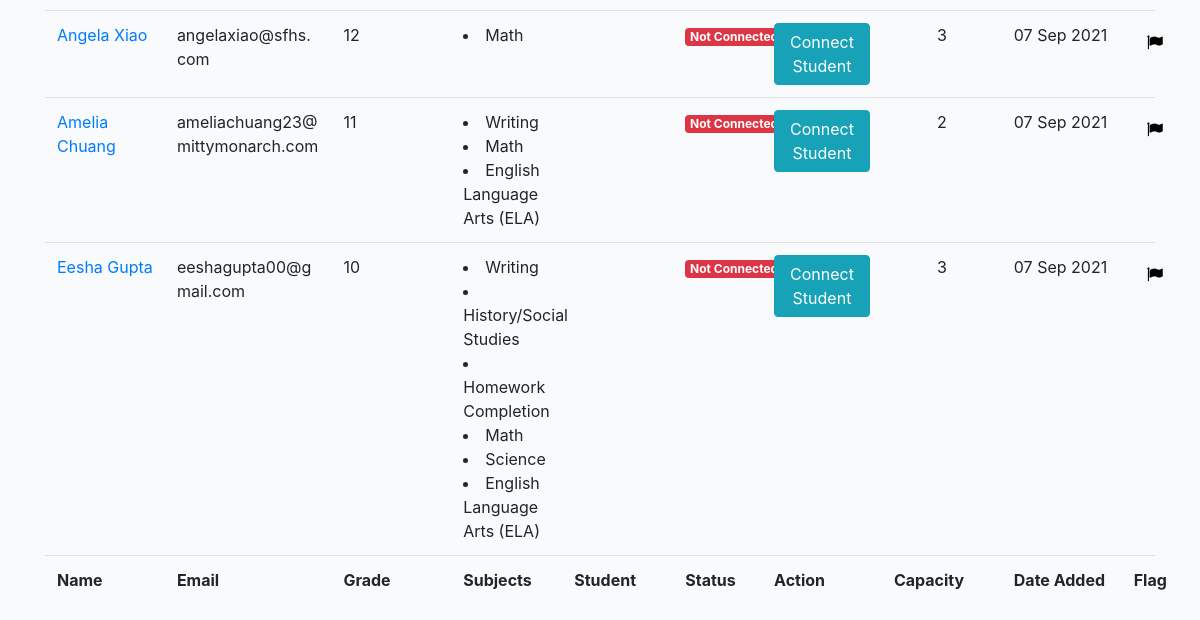
The page /middleschool/tutors/ (signed in, lower part) on the database as committed earlier.
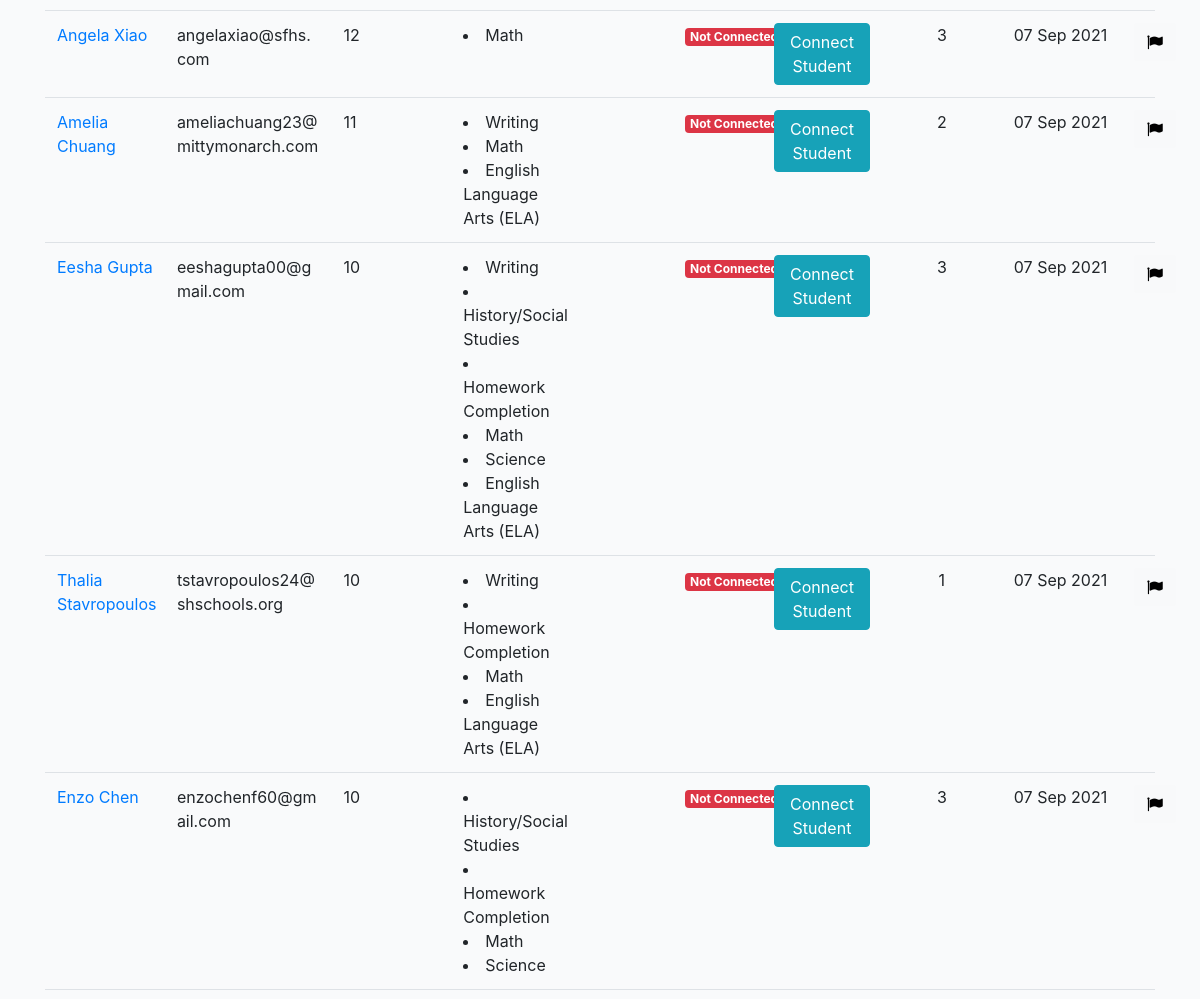
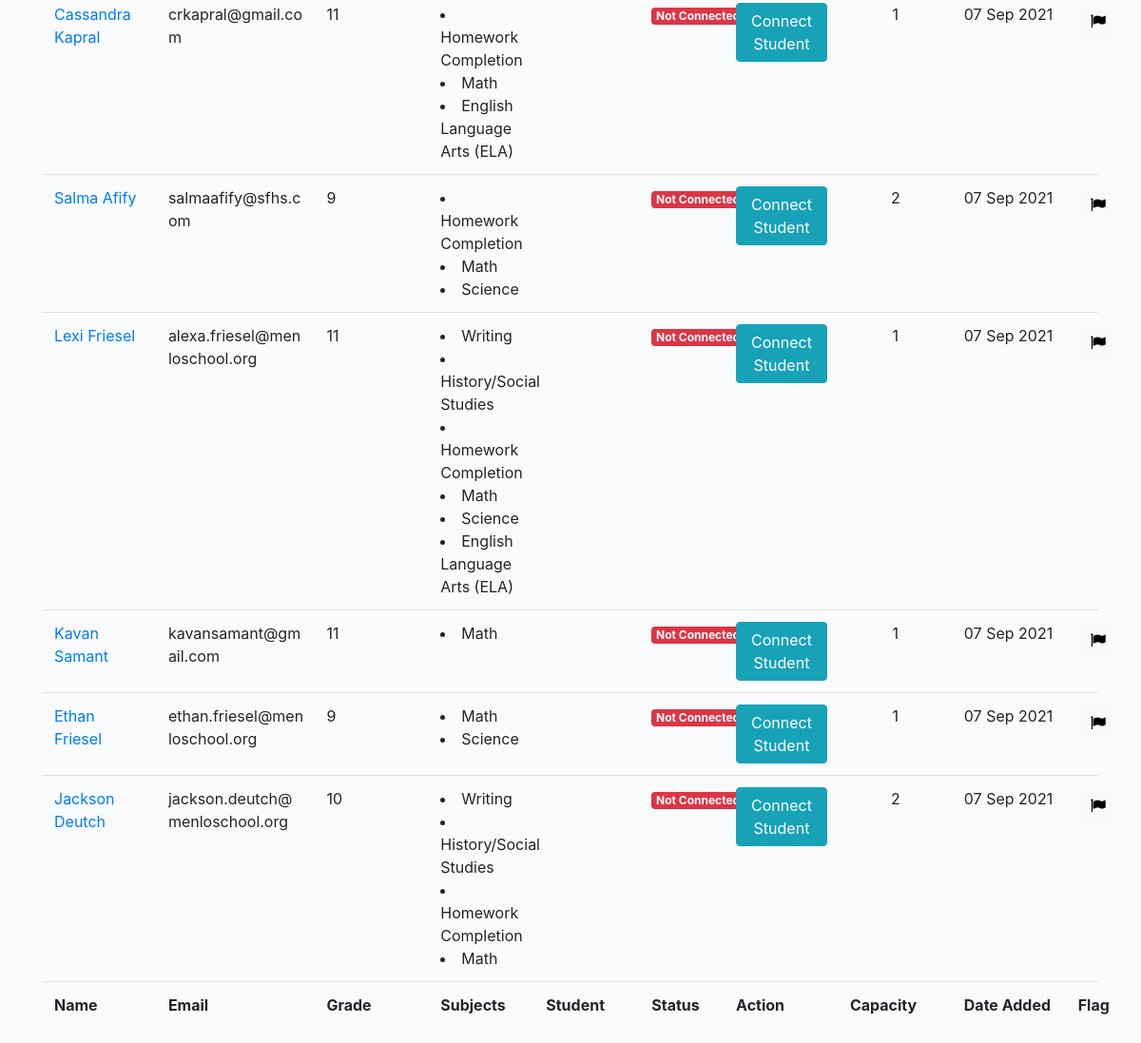
The same page on the database as committed later (2 pictures, top to bottom).
### middleschool/models.py (models this page shows, shortened)
class Profile(models.Model):
    role = models.CharField(max_length=200, choices=ROLE_CHOICES_PROFILE, null=True)
    avatar = models.ImageField(default='avatar.png', upload_to='avatars/')
    first_name = models.CharField(max_length=200, blank=True)
    last_name = models.CharField(max_length=200, blank=True)
    email = models.EmailField(max_length=200, blank=True)
    student_grade = models.CharField(null=True, blank=True, max_length=200, choices=STUDENT_GRADE_CHOICES)
    grade = models.CharField(null=True, blank=True, max_length=200, choices=GRADE_CHOICES)
    academic_advisor = models.ForeignKey(Academicadvisor, null=True, blank=True, on_delete=models.CASCADE, related_name='academic_advisor')
    academic_advisor_email = models.EmailField(max_length=200, blank=True)
    subjects = models.ManyToManyField(Subject, blank=True, related_name='subjects')
    school = models.CharField(max_length=200, blank=True)
    friends = models.ManyToManyField("self", blank=True, related_name='testfriends')
    updated = models.DateTimeField(auto_now=True)
    created = models.DateTimeField(auto_now_add=True)
    slug = models.SlugField(unique=True, blank=True)
    flag = models.BooleanField(default=False)
    parent1_first_name = models.CharField(max_length=200, blank=True)
    parent1_last_name = models.CharField(max_length=200, blank=True)
    parent1_phone = models.CharField(max_length=200, blank=True)
    parent1_email = models.EmailField(max_length=200, blank=True)
    student_capacity = models.IntegerField(null=True, blank=True)
    phone = models.CharField(max_length=200, blank=True)
    question = models.TextField(null=True, blank=True, max_length=1000)
    languages = models.ManyToManyField(Language, blank=True, related_name='subjects')
    comfortable_share_phone = models.BooleanField(default=False)
    permission_share_grade = models.BooleanField(default=False)
    optional_school_loop_profile_link = models.TextField(null=True, blank=True, max_length=500)
    optional_school_loop_username = models.TextField(null=True, blank=True, max_length=500)
    optional_school_loop_password = models.TextField(null=True, blank=True, max_length=500)
    parent_languages = models.CharField(null=True, blank=True, max_length=200, choices=LANGUAGE_CHOICES)
    age = models.IntegerField(null=True, blank=True)
    ethnic = models.CharField(null=True, blank=True, max_length=200, choices=ETHNIC_CHOICES)
    note = models.TextField(null=True, blank=True, max_length=1000)
    interest = models.ManyToManyField(Interest, blank=True, related_name='interest')
    def get_absolute_url(self):
        return reverse("middleschool:profile-detail-view", kwargs={"slug": self.slug})
    def get_friends(self):
        return self.friends.all()
    def get_friends_no(self):
        return self.friends.all().count()
    def get_subjects(self):
        return self.subjects.all()
    __initial_first_name = None
    __initial_last_name = None
    def __init__(self, *args, **kwargs):
        super().__init__(*args, **kwargs)
        self.__initial_first_name = self.first_name
        self.__initial_last_name = self.last_name

class Subject(models.Model):
    name = models.CharField(max_length=200, blank=True)
    def __str__(self):
        return self.name

### middleschool/views.py (the view)
# urls.py: path('tutors/', TutorProfileListView.as_view(), name='tutor-profiles-view'),
@method_decorator(login_required, name='dispatch')
@method_decorator(allowed_users(allowed_roles=['middletutor', 'admin']), name='dispatch')
class TutorProfileListView(ListView):
    model = Profile
    template_name = 'middleschool/tutor-profile-list.html'
    def get_queryset(self):
        qs = Profile.objects.filter(role='tutor')
        return qs
    def get_context_data(self, **kwargs):
        context = super().get_context_data(**kwargs)
        active_recipients = []
        active_conn = Connection.objects.filter(status='connected')
        for i in active_conn:
            active_recipients.append(i.tutor.email)
        active_recipients = list(set(active_recipients))
        active_recipients = ("; ".join(active_recipients))
        context["active_recipients"] = active_recipients
        recipients = list(i for i in Profile.objects.filter(role='tutor').values_list('email', flat=True))
        recipients = ("; ".join(recipients))
        context["recipients"] = recipients
        return context

### templates/middleschool/tutor-profile-list.html (shortened to what this page needs)
{% extends 'middleschoolbase.html' %}
{% load static %}
{% block stylesheet %}{% static '/css/my_invites.css' %}{% endblock %}
{% block content %}
<p><a href="mailto:{{recipients}}">Click here to email All Tutors</a>
<p><a href="mailto:{{active_recipients}}">Click here to email Active Tutors</a>
    <div class="table-responsive-lg">
        <table id="myTable" class="table">
            <tfoot>
                <tr>
                    <th>Name</th>
                    <th>Email</th>
                    <th>Grade</th>
                    <th>Subjects</th>
                    <th>Student</th>
                    <th>Status</th>
                    <th>Action</th>
                    <th>Capacity</th>
                    <th>Date Added</th>
                    <th>Flag</th>
                </tr>
            </tfoot>
            <tbody>
                {% for obj in object_list %}
                <tr>
                    <td><a href="{{obj.get_absolute_url}}">{{obj.first_name}} {{obj.last_name}}</a></td>
                    <td style="word-break:break-all;">{{obj.email}}</td>
                    <td>{{obj.grade}}</td>
                    <td>
                        {% for subject in obj.get_subjects %}<li>{{subject}} </li>{% endfor %}
                    </td>
                    <td>
                    </td>
                    <td>
                        {% for friend in obj.get_friends %}
                        <div><span class="badge badge-success">Connected</span></div>
                        {% empty %}
                        <div><span class="badge badge-danger">Not Connected</div>
                        {% endfor %}
                    </td>
                    {% if obj.student_capacity > obj.get_friends_no or obj.student_capacity == None %}
                    <td><a href="{% url 'middleschool:tutor-detail-view' obj.slug %}"><button type="submit"
                                class="btn btn-info">Connect Student</button></a></td>
                    {% else %}
                    <td><a href="{% url 'middleschool:tutor-detail-view' obj.slug %}"><button type="submit"
                                class="btn btn-info" disabled>Connect Student</button></a></td>
                    {% endif %}
                    <td class="capacity">{{ obj.student_capacity }}</td>
                    <td>{{ obj.created |date:"d M Y"  }}</td>
                    <td>
                        <form action="{% url 'middleschool:flag-tutor' %}" method="POST" class='like-form' id='{{obj.id}}'>
                            <button type="submit" class="like_btn btn btn-light like-btn{{obj.id}}">
                                {% if obj.flag == False %}
                                <i class="fa fa-flag thumb{{obj.id}}" style="color:black"></i>
                                {% else %}
                                <i class="fa fa-flag thumb{{obj.id}}" style="color:red"></i>
                                <p class="flag">true</p>
                                {% endif %}
                            </button>
                        </form>
                    </td>
                </tr>
                {% endfor %}
            </tbody>
        </table>
    </div>
    {% endblock content %}

Rows that differ between the two databases and show on the page:
added Profile: first_name "Thalia", last_name "Stavropoulos", email "tstavropoulos24@shschools.org", grade "10", shows "Connect Student", student_capacity "1", created "07 Sep 2021", Subject (name "Writing"), Subject (name "Homework Completion"), Subject (name "Math"), Subject (name "English Language Arts (ELA)")
added Profile: first_name "Enzo", last_name "Chen", email "enzochenf60@gmail.com", grade "10", shows "Connect Student", student_capacity "3", created "07 Sep 2021", Subject (name "History/Social Studies"), Subject (name "Homework Completion"), Subject (name "Math"), Subject (name "Science")
added Profile: first_name "Cassandra", last_name "Kapral", email "crkapral@gmail.com", grade "11", shows "Connect Student", student_capacity "1", created "07 Sep 2021", Subject (name "Homework Completion"), Subject (name "Math"), Subject (name "English Language Arts (ELA)")
added Profile: first_name "Salma", last_name "Afify", email "salmaafify@sfhs.com", grade "9", shows "Connect Student", student_capacity "2", created "07 Sep 2021", Subject (name "Homework Completion"), Subject (name "Math"), Subject (name "Science")
added Profile: first_name "Lexi", last_name "Friesel", email "alexa.friesel@menloschool.org", grade "11", shows "Connect Student", student_capacity "1", created "07 Sep 2021", Subject (name "Writing"), Subject (name "History/Social Studies"), Subject (name "Homework Completion"), Subject (name "Math"), Subject (name "Science"), Subject (name "English Language Arts (ELA)")
added Profile: first_name "Kavan", last_name "Samant", email "kavansamant@gmail.com", grade "11", shows "Connect Student", student_capacity "1", created "07 Sep 2021", Subject (name "Math")
added Profile: first_name "Ethan", last_name "Friesel", email "ethan.friesel@menloschool.org", grade "9", shows "Connect Student", student_capacity "1", created "07 Sep 2021", Subject (name "Math"), Subject (name "Science")
added Profile: first_name "Jackson", last_name "Deutch", email "jackson.deutch@menloschool.org", grade "10", shows "Connect Student", student_capacity "2", created "07 Sep 2021", Subject (name "Writing"), Subject (name "History/Social Studies"), Subject (name "Homework Completion"), Subject (name "Math")
